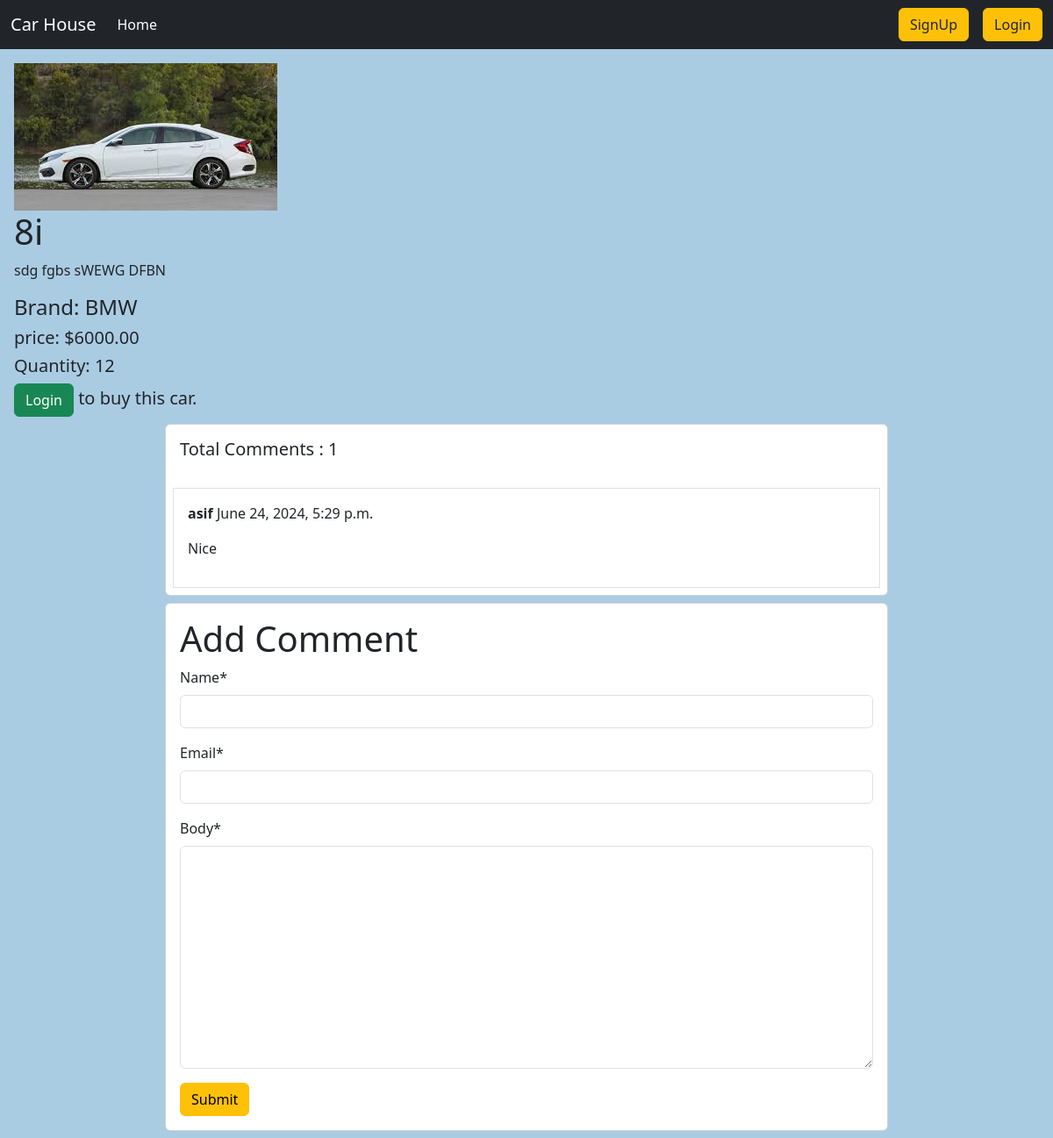
Page /car/3/ on the committed database.
### CarApp/models.py (models this page shows, shortened)
class Car(models.Model):
    name = models.CharField(max_length=100)
    description = models.TextField()
    price = models.DecimalField(max_digits=10, decimal_places=2)
    quantity = models.IntegerField(default=1)
    brand = models.ForeignKey(Brand, on_delete=models.CASCADE)
    image = models.ImageField(upload_to='media/cars')

class Brand(models.Model):
    name = models.CharField(max_length=100)

class Comment(models.Model):
    post = models.ForeignKey(Car, on_delete=models.CASCADE, related_name='comments')
    name = models.CharField(max_length=30)
    email = models.EmailField()
    body = models.TextField()
    created_on = models.DateTimeField(auto_now_add=True) # jkhn e ei class er object toiri hobe sei time ta rekhe dibe

### CarApp/views.py (the view)
# urls.py: path('car/<int:car_id>/', views.car_detail, name='car_detail'),
def car_detail(request, car_id):
    car = get_object_or_404(Car, id=car_id)
    comments = car.comments.all()
    if request.method == 'POST':
        comment_form = CommentForm(request.POST)
        if comment_form.is_valid():
            comment = comment_form.save(commit=False)
            comment.post = car
            comment.save()
            return redirect('car_detail', car_id=car.id)
    else:
        comment_form = CommentForm()
    context = {
        'car': car,
        'comments': comments,
        'comment_form': comment_form
    }
    return render(request, 'car_details.html', context)

### CarApp/forms.py
class CommentForm(forms.ModelForm):
    class Meta:
        model = Comment
        fields = ['name', 'email', 'body']

### CarApp/templates/car_details.html (shortened to what this page needs)
{% extends 'base.html' %}
{%  load crispy_forms_tags %}
{% block content %}
<div class="px-3 mt-3">
<img  src="{{ car.image.url }}" alt="{{ car.name }}">
<h1>{{ car.name }}</h1>
<p>{{ car.description }}</p>
<h4>Brand: {{ car.brand.name }}</h4>
<h5>price: ${{ car.price }}</h5>
<h5>Quantity: {{ car.quantity }}</h5>
{% if user.is_authenticated %}
    <a href="{% url 'buy_car' car.id %}" type="button" class="btn btn-success" >Buy Now</a>
{% else %}
    <h5><a class="btn btn-success" href="{% url 'login' %}" >Login</a> to buy this car.</h5>
{% endif %}
</div>
<form style="width:70% ; margin : auto" method="post">
<div class="card m-2">
    <h5 class="p-3">Total Comments : {{comments | length}}</h5>
    {% for comment in comments %}
  <div class="card-body border m-2">
        <p><b>{{comment.name}}</b> {{comment.created_on}}</p>
        <p>{{comment.body}}</p>
    </div>
    {% endfor %}
</div>
<div class="card m-2">
    <div class="card-body">
            <h1>Add Comment</h1>
            {{comment_form | crispy}}
            <button class="btn btn-warning">Submit</button>
    </div>
</div>
</form>
{% endblock %}

### rows in the picture
Car: image (picture), name "8i", description "sdg fgbs sWEWG DFBN", brand.name "BMW", price "6000.00", quantity "12"
Comment: name "asif", created_on "June 24, 2024, 5:29 p.m.", body "Nice"

### other values in the picture
{{ comments | length }} "1"
